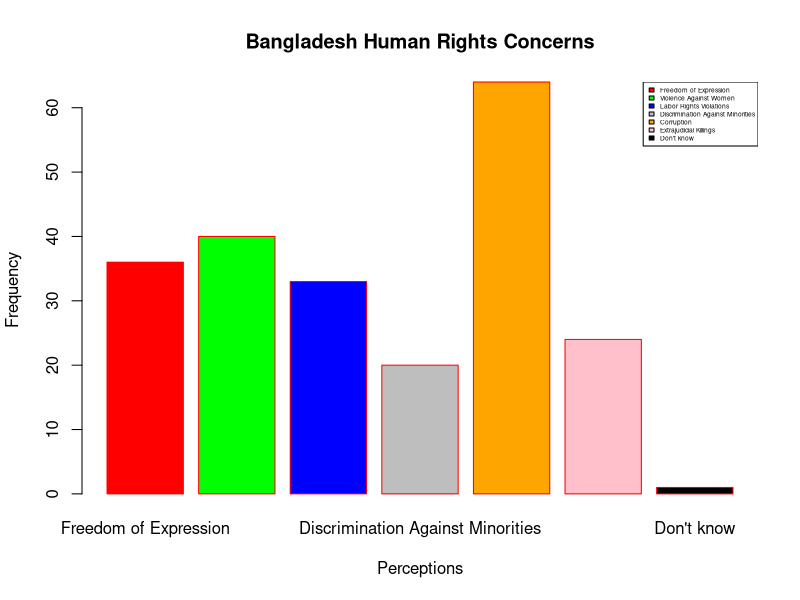

Source code (R):
h <- c(36, 40, 33, 20, 64, 24, 1)
m <- c("Freedom of Expression", "Violence Against Women", "Labor Rights Violations", "Discrimination Against Minorities", 
       "Corruption", "Extrajudicial Killings", "Don't know")

barplot(h, xlab = "Perceptions", ylab = "Frequency", main = "Bangladesh Human Rights Concerns",
        names.arg = m, border = "red", col = c('red', 'green', 'blue', 'gray', 'orange', 'pink', 'black'))
legend("topright", m, cex = 0.4, fill = c('red', 'green', 'blue', 'gray', 'orange', 'pink', 'black'))
